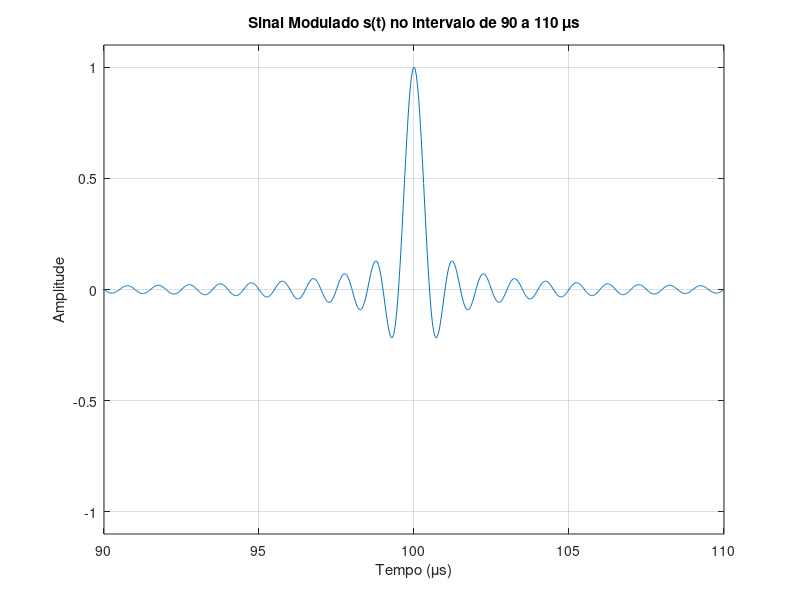

This figure's MATLAB source:
% Definindo parâmetros
fc = 0.5e6; % Frequência da portadora em Hz (0.5 MHz)
fsamp = 50e6; % Frequência de amostragem em Hz (50 MHz)
t_end = 200e-6; % Tempo final em segundos (200 µs)

% Definindo o intervalo de tempo
t = linspace(0, t_end*1e6, round(t_end * fsamp)); % Vetor de tempo em µs

% Calculando o sinal de mensagem
x = t - 100; % Argumento da função sinc centrado em 100 µs
mt = sinc(x);

% Calculando a portadora
ct = cos(2 * pi * fc * t * 1e-6); % Tempo em segundos para a função cosseno

% Modulação do sinal de mensagem
st = mt .* ct;

% Selecionando o intervalo de tempo de 90 a 110 µs
t_plot_start = 90e-6; % Tempo inicial para plotagem em segundos
t_plot_end = 110e-6; % Tempo final para plotagem em segundos

% Encontrando os índices correspondentes ao intervalo de 90 a 110 µs
indices = t >= t_plot_start*1e6 & t <= t_plot_end*1e6;

% Selecionando os valores de tempo e do sinal modulado para plotagem
t_plot = t(indices);
st_plot = st(indices);

% Plotando o sinal modulado no intervalo de 90 a 110 µs
figure;
plot(t_plot, st_plot);
title('Sinal Modulado s(t) no intervalo de 90 a 110 \mus');
xlabel('Tempo (\mus)');
ylabel('Amplitude');
yticks(-2:0.5:2);
ylim([-1.1, 1.1]);
grid on;
